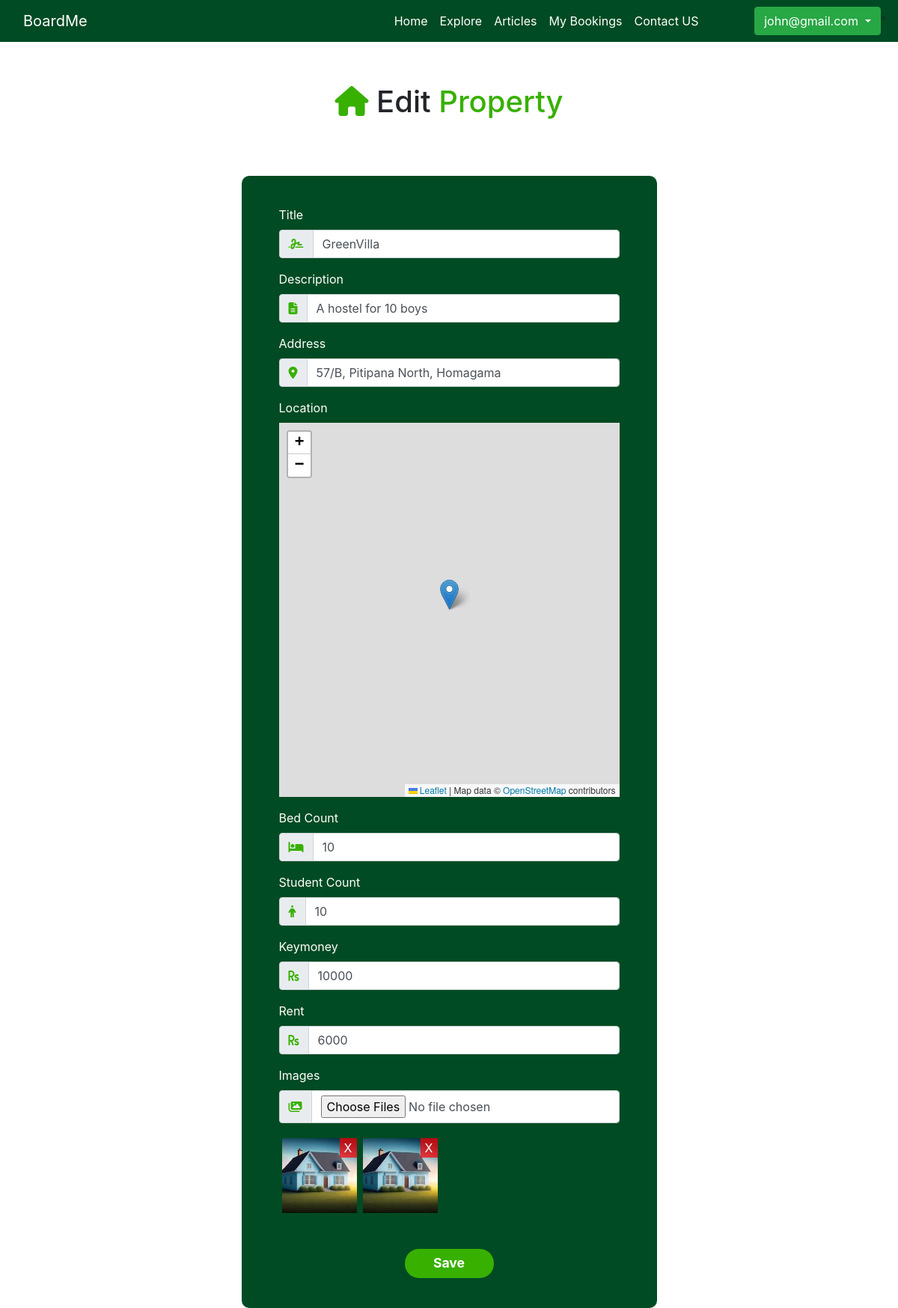
/pages/Landlord/EditProperty/editProperty.php?id=4 (signed in), run on the app's committed database.
### tables this page shows
CREATE TABLE `property` (
  `PropertyID` int(11) NOT NULL,
  `Title` varchar(255) NOT NULL,
  `Description` text NOT NULL,
  `BedCount` int(11) NOT NULL,
  `StdCount` int(11) NOT NULL,
  `Rent` varchar(255) NOT NULL,
  `Keymoney` varchar(255) NOT NULL,
  `Address` varchar(255) NOT NULL,
  `Coordinates` varchar(255) NOT NULL,
  `Status` varchar(30) NOT NULL,
  `OwnerID` int(11) NOT NULL
);

CREATE TABLE `images` (
  `ImageID` int(11) NOT NULL,
  `PropertyID` int(11) NOT NULL,
  `ImagePath` varchar(255) NOT NULL
);

### data/fetchProperties.php (called while the page is built, shortened)
<?php
include_once __DIR__ . '/../helpers/dbConn.php';
function fetchPropsByID($id){
    if (isset($_SESSION['loggedin'])) {
        global $mysqli;
        $id = $mysqli->real_escape_string($id);
        $query = "SELECT * FROM property WHERE PropertyID=?";
        $stmt = $mysqli->prepare($query);
        $stmt->bind_param("s", $id);
        $stmt->execute();
        $result = $stmt->get_result();
        $prop = $result->fetch_assoc();
        return $prop;
    } else {
        header('Location: /explore');
        exit;
    }
}
function fetchPropImagesByID($id){
    if (isset($_SESSION['loggedin'])) {
        global $mysqli;
        $id = $mysqli->real_escape_string($id);
        $query = "SELECT * FROM images WHERE PropertyID=?";
        $stmt = $mysqli->prepare($query);
        $stmt->bind_param("i", $id);
        $stmt->execute();
        $result = $stmt->get_result();
        while ($image = $result->fetch_assoc()) {
            $images[] = $image;
        }
        if(isset($images)){
            return $images;
        }
    } else {
        return null;
    }
}

### pages/Landlord/EditProperty/editProperty.php (the view, shortened to what this page needs)
<!DOCTYPE html>
<html lang="en">
<head>
    <link rel="stylesheet" href="./pages/Landlord/Editproperty/editProperty.css">
    <link rel="stylesheet" href="./components/navbar.css">
    <link rel="stylesheet" href="https://cdn.jsdelivr.net/npm/bootstrap@4.0.0/dist/css/bootstrap.min.css">
    <link rel="stylesheet" href="https://cdnjs.cloudflare.com/ajax/libs/font-awesome/6.5.1/css/all.min.css">
    <link rel="stylesheet" href="https://unpkg.com/leaflet/dist/leaflet.css">
</head>
<body>
    <?php
    require_once './data/fetchProperties.php';
    if(isset($_GET['id'])){
        $property = fetchPropsByID($_GET['id']);
        $title = $property['Title'];
        $description = $property['Description'];
        $bedCount = $property['BedCount'];
        $stdCount = $property['StdCount'];
        $rent = $property['Rent'];
        $keymoney = $property['Keymoney'];
        $address = $property['Address'];
    }
    ?>
<?php include_once './components/navbar.php';?>
<div class="container d-flex flex-column align-items-center justify-content-center">
    <h1 class="text-center title"><i class="fa-solid fa-house" style="color: #38B000;"></i> Edit <span style="color: #38b000">Property</span></h1>
    <div class="box col-10 col-md-6 text-white">
        <form action="/edit" method="POST"  enctype="multipart/form-data">
            <div class="form-group">
                <label for="titleInput">Title</label>
                <div class="input-group">
                    <div class="input-group-prepend">
                        <div class="input-group-text"><i class="fa-solid fa-signature" style="color: #38B000;"></i></div>
                    </div>
                    <input type="text" class="form-control" id="titleInput" name="title" placeholder="Title" value="<?=$title?>">
                </div>
            </div>
            <div class="form-group">
                <label for="descriptionInput">Description</label>
                <div class="input-group">
                    <div class="input-group-prepend">
                        <div class="input-group-text"><i class="fa-solid fa-file-lines" style="color: #38B000;"></i></div>
                    </div>
                    <input type="text" class="form-control" id="descriptionInput" name="description" placeholder="Description" value="<?=$description?>">
                </div>
            </div>
            <div class="form-group">
                <label for="addressInput">Address</label>
                <div class="input-group">
                    <div class="input-group-prepend">
                        <div class="input-group-text"><i class="fa-solid fa-location-dot" style="color: #38B000;"></i></div>
                    </div>
                    <input type="text" class="form-control" id="addressInput" name="address" placeholder="Address" value="<?=$address?>">
                </div>
            </div>
            <div class="form-group">
                <label for="locationInput">Location</label>
                <div id="map" class="map-section"></div>
            </div>
            <div class="form-group">
                <label for="bedCountInput">Bed Count</label>
                <div class="input-group">
                    <div class="input-group-prepend">
                        <div class="input-group-text"><i class="fa-solid fa-bed" style="color: #38B000;"></i></div>
                    </div>
                    <input type="text" class="form-control" id="bedCountInput" name="bedCount" placeholder="Bed Count" value="<?=$bedCount?>">
                </div>
            </div>
            <div class="form-group">
                <label for="studentCountInput">Student Count</label>
                <div class="input-group">
                    <div class="input-group-prepend">
                        <div class="input-group-text"><i class="fa-solid fa-person" style="color: #38B000;"></i></div>
                    </div>
                    <input type="text" class="form-control" id="studentCountInput" name="stdCount" placeholder="Student Count" value="<?=$stdCount?>">
                </div>
            </div>
            <div class="form-group">
                <label for="keymoneyInput">Keymoney</label>
                <div class="input-group">
                    <div class="input-group-prepend">
                        <div class="input-group-text"><i class="fa fa-rupee-sign" style="color: #38B000;"></i></div>
                    </div>
                    <input type="text" class="form-control" id="keymoneyInput" name="keymoney" placeholder="Keymoney" value="<?=$keymoney?>">
                </div>
            </div>
            <div class="form-group">
                <label for="rentInput">Rent</label>
                <div class="input-group">
                    <div class="input-group-prepend">
                        <div class="input-group-text"><i class="fa fa-rupee-sign" style="color: #38B000;"></i></div>
                    </div>
                    <input type="text" class="form-control" id="rentInput" name="rent" placeholder="Rent" value="<?=$rent?>">
                </div>
            </div>
            <div class="form-group">
                <label for="imageUpload">Images</label>
                <div class="input-group">
                    <div class="input-group-prepend">
                        <div class="input-group-text"><i class="fa-solid fa-images" style="color: #38B000;"></i></div>
                    </div>
                    <input type="file" class="form-control image-choose" id="imageUpload" multiple name="images[]">
                </div>
            </div>
            <div class="w-100 d-flex flex-wrap">
            <?php
            if(isset($_GET['id'])){
                $images = fetchPropImagesByID($_GET['id']);
                foreach($images as $image){
                    echo '
                    <div class="image-container mt-1 mx-1">
                    <img src="'.$image['ImagePath'].'" alt="Property Image" class="property-image"/>
                    <button type="button" class="close-image-btn" onclick="removeImage(this)">X</button>
                    <input type="hidden" name="deleteImages['.$image['ImageID'].']" value="0" />
                    </div>
                    ';
                }
                }
            ?>
            </div>
            <div class="d-flex justify-content-center mt-5">
                <button type="submit" class="btn-publish">Save</button>
            </div>
        </div>
    </div>
</body>
</html>

### pages/Landlord/EditProperty/editProperty.css (style rules this page uses)
.box { width: 50%; height: 100%; border-radius: 10px; padding: 40px; background-color: #004B23; }
.title { margin-top: 30px; margin-bottom: 20px; }
.btn-publish { font-weight: bold; font-size: 1.1rem; background-color: #38B000; border-radius: 19px; color: white; width: 119px; height: 39px; border: none; outline: none; }
.map-section { height: 500px; width: auto; }
.image-container { position: relative; display: inline-block; }
.property-image { width: 100px; height: 100px; object-fit: cover; }
.close-image-btn { position: absolute; top: 0; right: 0; border: none; background-color: rgba(255, 0, 0, 0.7); color: white; cursor: pointer; }
@media (min-width: 480px) { .box { padding-left: 50px !important; padding-right: 50px !important; margin-top: 5%; } }
@media (min-width: 480px) { .title { margin-top: 5%; } }

### data on the page
property: title "GreenVilla", description "A hostel for 10 boys", address "57/B, Pitipana North, Homagama", bedCount "10", stdCount "10", keymoney "10000", rent "6000"
images: ImagePath (picture)
images: ImagePath (picture)

### other printed values
$email "john@gmail.com"
